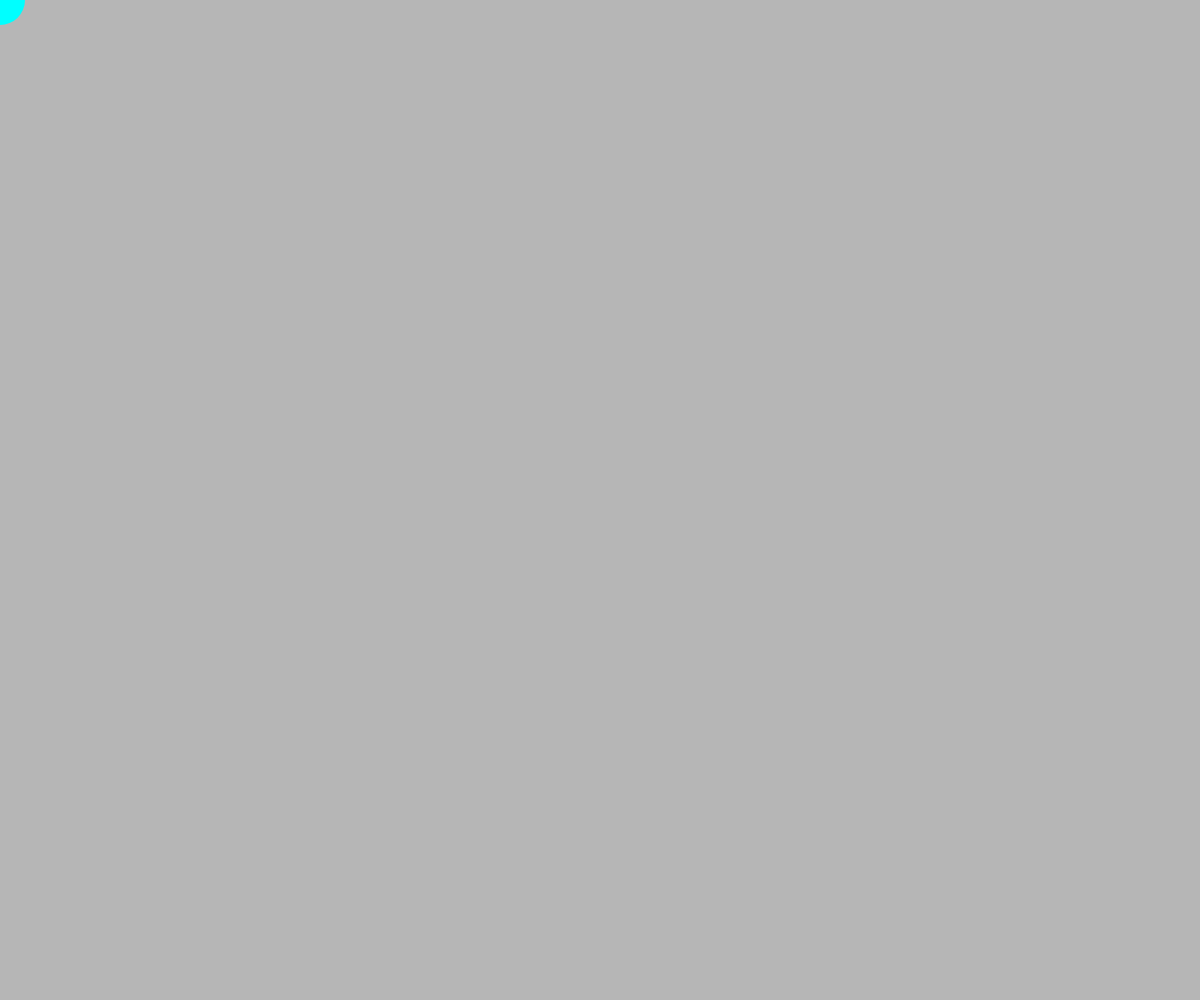
Frame 1 (no input)
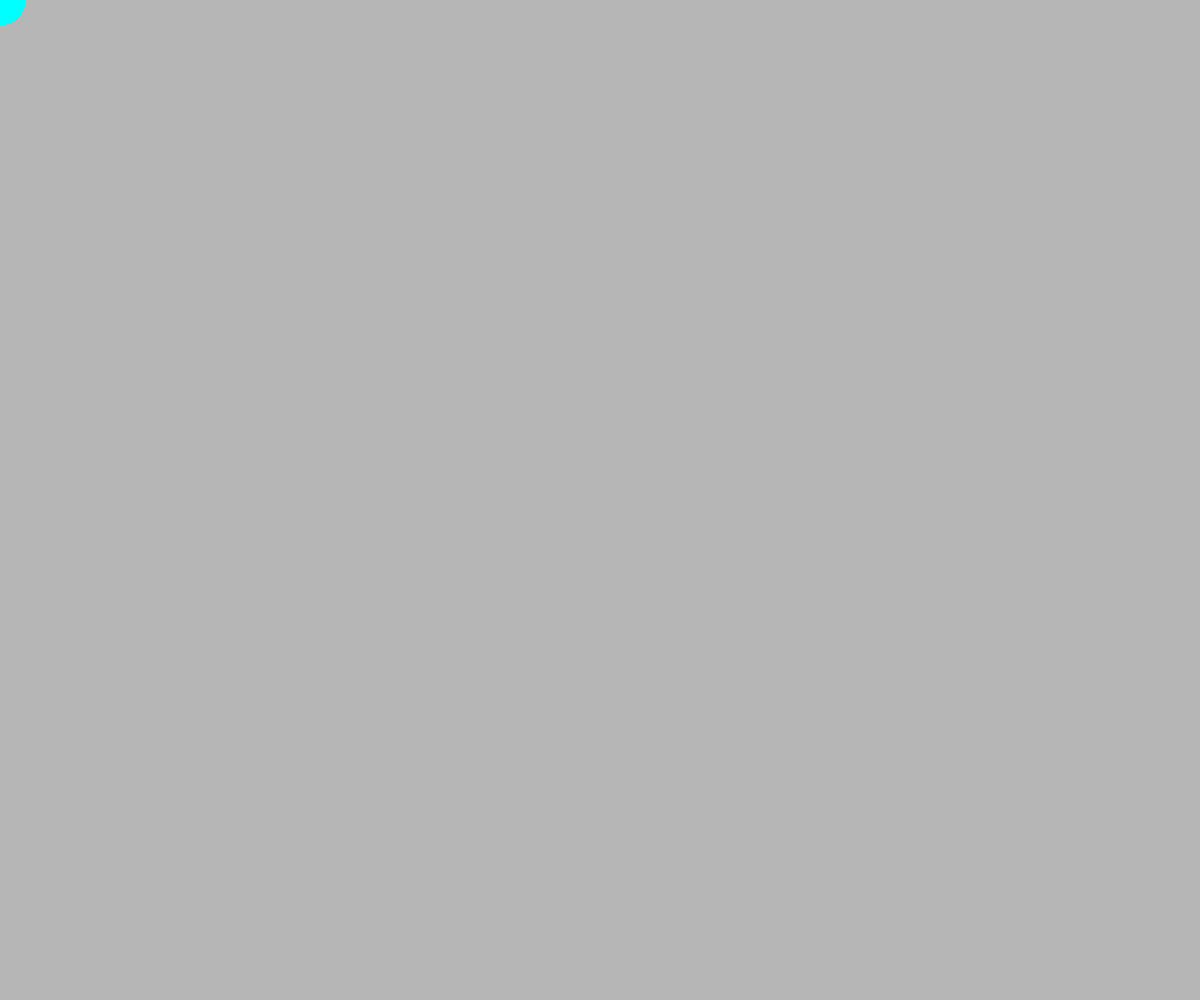
Frame 60 (no input)
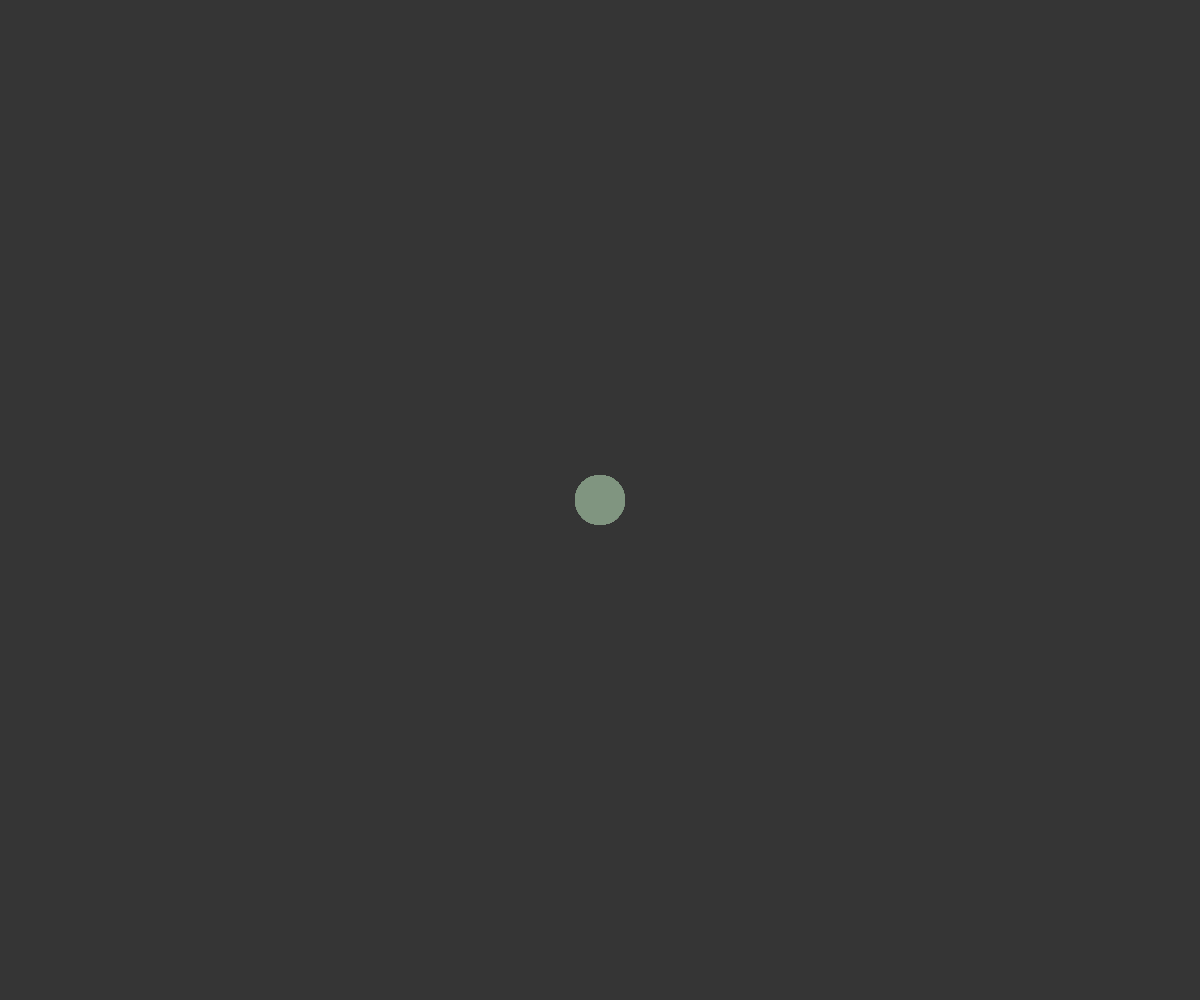
Frame 120 (the mouse pressed at the canvas centre since frame 60)

The p5.js sketch that drew these frames (run headless with seeded random() and noise() and a simulated clock; from frame 60 on, the mouse is pressed at the canvas centre):

// p5.js sketch
// ── sketch.js
let circle = {
  x: 0,
  y: 0,
  r: 50,
}

let col = {
  r: 0,
  g: 0,
  b: 255
}

function setup() {
  createCanvas(windowWidth, windowHeight)
  background(random(0, 255))
}

function draw() {
  // map mouseX value in the range 0-600 and return the value in 0-255
  col.r = map(mouseX, 0, windowWidth, 0, 255)
  col.g = map(mouseY, 0, windowWidth, 255, 0)
  col.b = map(mouseX, 0, windowWidth, 255, 0)
  fill(col.r, col.g, col.b)
  noStroke()
  ellipse(mouseX, mouseY, circle.r, circle.r)
}

function mousePressed () {
  background(random(0, 255))
}
